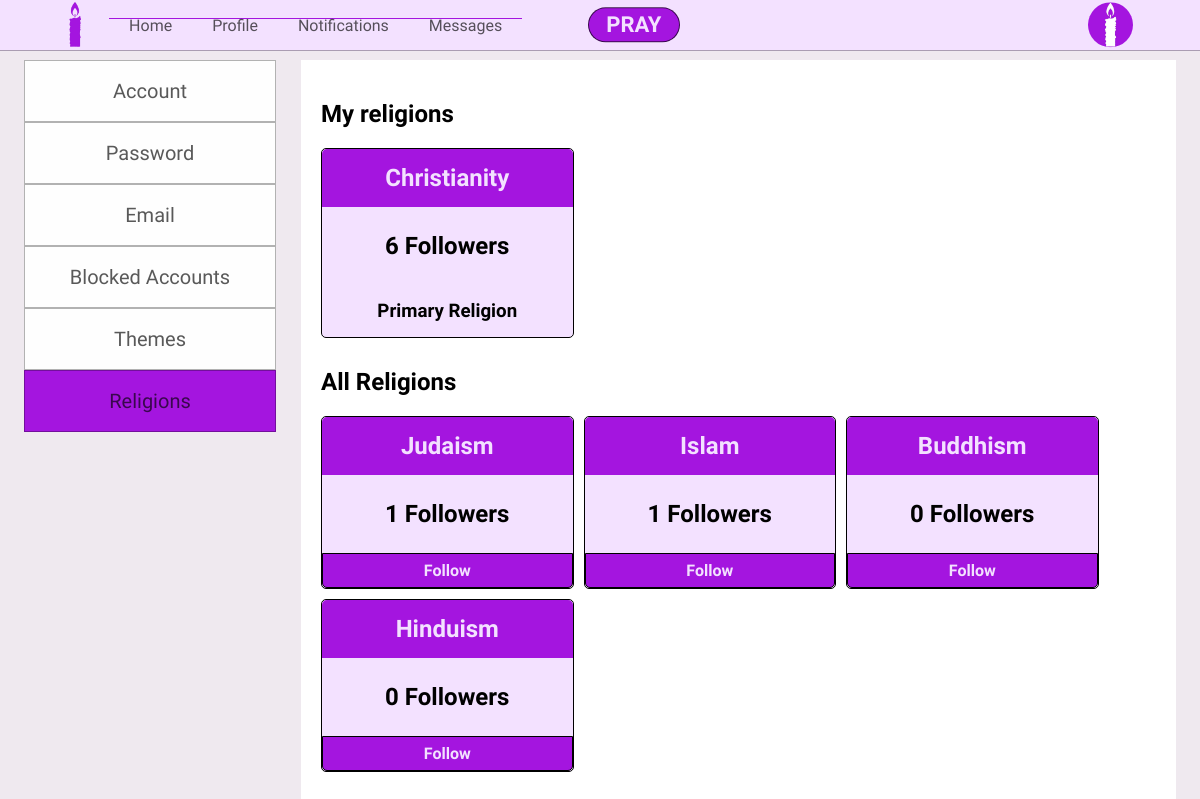
Page /settings-religions.php (signed in) on the earlier database version.
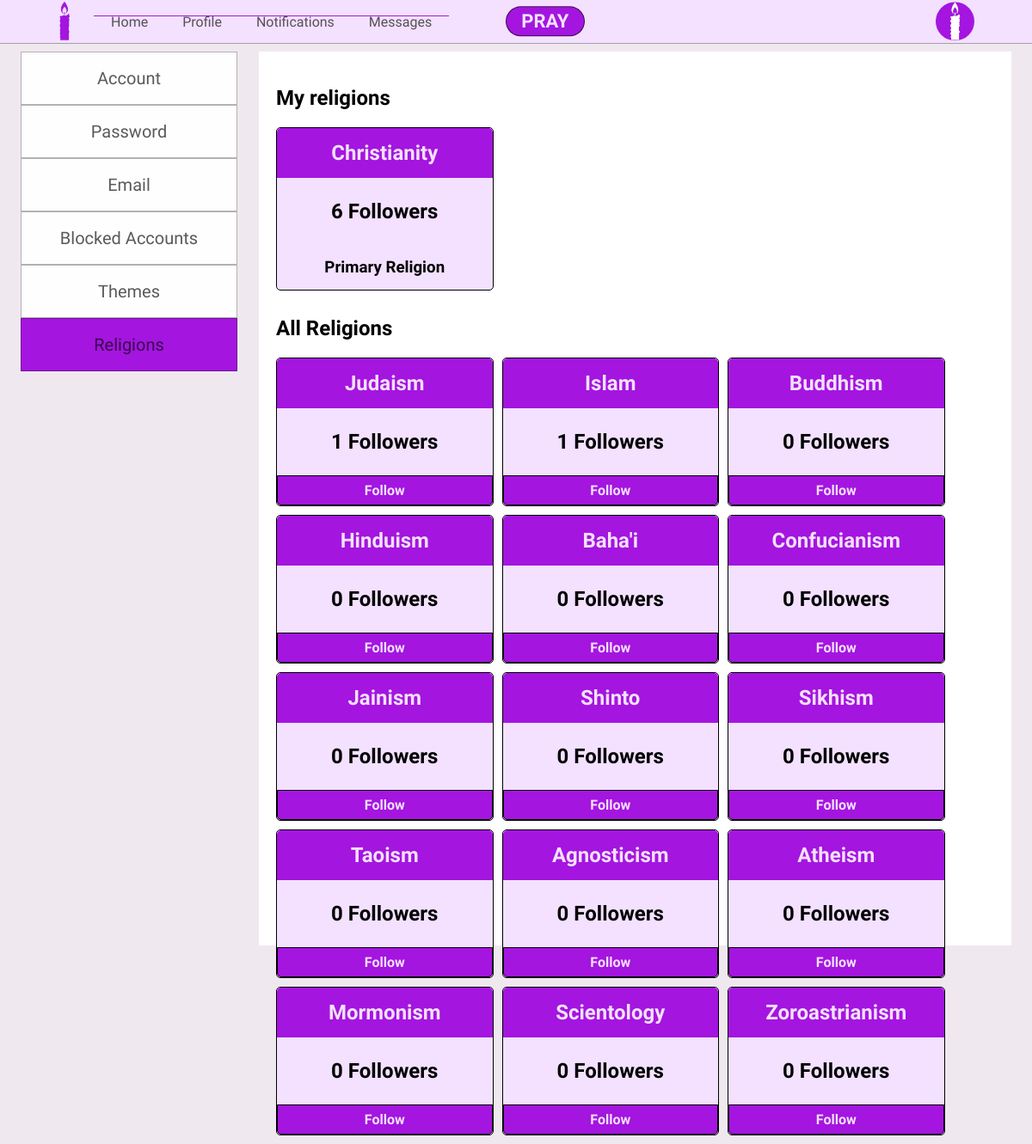
Same page on the later database version.
### tables this page shows
CREATE TABLE Users(
    userid INT(10) PRIMARY KEY AUTO_INCREMENT,
    fname VARCHAR(20),
    lname VARCHAR(20),
    username VARCHAR(12),
    user_password VARCHAR(15),
    bio TEXT,
    zipCode INT(10),
    Primary_religion INT(10),
    default_view VARCHAR(20),
    email VARCHAR(30),
    phone_number VARCHAR(15),
    pPicture VARCHAR(20),
    bPicture VARCHAR(20),
    dateLastMaint DATETIME DEFAULT CURRENT_TIMESTAMP,
    dateAdded DATETIME DEFAULT CURRENT_TIMESTAMP,
    CONSTRAINT FK_Users_Religions FOREIGN KEY (Primary_religion) REFERENCES Religions (relid)
);

CREATE TABLE Religions(
    relid INT(10) PRIMARY KEY AUTO_INCREMENT,
    religion_name VARCHAR(30),
    dateLastMaint DATETIME DEFAULT CURRENT_TIMESTAMP,
    dateAdded DATETIME DEFAULT CURRENT_TIMESTAMP
);

### config/functions.php (called while the page is built, shortened)
<?php
    function getRoot(){
        $root = ROOT_DIR;
        $root = str_replace("\\", "/", $root);
        $root = str_replace('/config', '',$root);
        $pageroot = getcwd() ."/";
        $pageroot = str_replace("\\", "/", $pageroot);
        $root = str_replace($root."/", '' , $pageroot);
        $root = preg_replace("#(/.*?).*?(/)#", '/../', "/".$root);
        $root = substr($root, 1);
        return $root;
    }
    function countFollowers($relid, $db){
        $query = "SELECT COUNT(userid) as num
                  FROM User_Religions
                  WHERE relid = '$relid'";
        $count = $db->fetchQuery($query);
        return $count[0]['num'];
    }
?>

### Database/mydb.php (called while the page is built, shortened)
<?php
Class mydb {
    protected $conn;
    Public function __construct($con){
        $this->conn = $con;
    }
    function FetchQuery($query){
        $arrayresult = [];
        if($queryresult = mysqli_query($this->conn, $query)){
            while ($row = mysqli_fetch_assoc($queryresult)){
                $arrayresult[] = $row;
            }
            return $arrayresult;
        }else{
            echo"</br></br></br>";
            die(mysqli_error($this->conn) ."</br>".$query);
        }
    }
}
?>

### config/permissions.php (called while the page is built, shortened)
<?php
    $id =  isset($id) ? $id : $_SESSION['userId'];
    $usersettings = isLoggedIn($id, $db);
    function isLoggedIn($id, $db){
        $SETTINGS['username'] = '';
        $SETTINGS['firstname'] = '';
        $SETTINGS['lastname'] = '';
        $SETTINGS['password'] = '';
        if($_SESSION['userId'] != ''){
            $userquery = "SELECT *
                          FROM USERS
                          WHERE userid = $id";
            $userresult = $db->FetchQuery($userquery);
            $SETTINGS['username'] = $userresult[0]['username'];
            $SETTINGS['firstname'] = $userresult[0]['fname'];
            $SETTINGS['lastname'] = $userresult[0]['lname'];
            $SETTINGS['password'] = $userresult[0]['user_password'];
            return $SETTINGS;
        }
    }
?>

### settings-religions.php (the view, shortened to what this page needs)
<?php
    include 'config/dbconfig.php';
    include 'config/permissions.php';
    include 'config/functions.php';
    include 'Classes/createheader.php';
    include 'Classes/createFooter.php';
    include 'Classes/createUserSettings.php';
    $menus = [
        [
            'name'=>'Home',
            'link'=>'index.php',
            'active'=>''
        ],
        [
            'name'=>'Profile',
            'link'=>'profile.php',
            'active'=>''
        ],
        [
            'name'=>'Notifications',
            'link'=>'notifications.php',
            'active'=>''
        ],
        [
            'name'=>'Messages',
            'link'=>'messages.php',
            'active'=>''
        ]
    ];
    $src[] = ["src"=>"js/userMenu.js", "type"=>"js"];
    $src[] = ["src"=>"js/jqueryinit.php","type"=>"php"];
    $css[] = ["src"=>"css/core.php","type"=>"css"];
    $title = "P.R.A.Y.";
    $header = new Header($db, $menus, $title, $css);
    $header->ShowUserMenu($id);
    $header->displayHeader();
    $settings = [
        [
            'name'=> 'Account',
            'link'=>'settings-account.php',
            'active'=>''
        ],
        [
            'name'=>'Password',
            'link'=>'settings-password.php',
            'active'=>''
        ],
        [
            'name'=>'Email',
            'link'=>'settings-email.php',
            'active'=>''
        ],
        [
            'name'=>'Blocked Accounts',
            'link'=>'settings-blocked.php',
            'active'=>''
        ],
        [
            'name'=>'Themes',
            'link'=>'settings-themes.php',
            'active'=>''
        ],
        [
            'name'=>'Religions',
            'link'=>'settings-religions.php',
            'active'=>'current'
        ]
    ];
    $usersettings = new UserSettings($db,$settings,$id);
    $myreligionsquery = "SELECT r.religion_name, r.relid
                         FROM USER_RELIGIONS ur, Religions r
                         WHERE ur.userid = '$id'
                         AND ur.relid = r.relid";
    $myreligions = $db->fetchQuery($myreligionsquery);
    $primaryreligionquery = "SELECT primary_Religion
                             FROM Users
                             WHERE userid = '$id'";
    $primaryreligion = $db->fetchQuery($primaryreligionquery);
    $prel = $primaryreligion[0]['primary_Religion'];
    $allreligionsquery = "SELECT DISTINCT r.religion_name, r.relid
                          FROM RELIGIONS r LEFT JOIN User_religions ur ON ur.relid = r.relid
                          WHERE r.relid <> 1
                          AND r.relid NOT IN (SELECT r.relid
                                          FROM Religions r, user_religions ur
                                          WHERE r.relid = ur.relid
                                          AND ur.userid = '$id')";
    $religions = $db->FetchQuery($allreligionsquery);
    ?>
<section class='index-body'>
    <?php $usersettings->displaySettings();?>
    <div class='settings-religions-body'>
        <h1>My religions</h1>
        <div class='my-religions'>
        <?php foreach($myreligions as $i){
            echo"<div class='religion-box'>
                <div class='religion-header'>
                <h1 class='religion-header-text header-white' >".$i['religion_name']."</h1>
                </div>
                <div class='addreligion-stats'>
                <h2 class='religion-header-text'>".countFollowers($i['relid'], $db)." Followers</h2>
                </div>
                <div class='religion-follow-action'>
                ";
                if($i['relid'] == $prel){
                    echo "<div>
                    <h3 class='religion-header-text'>Primary Religion</h3>
                    </div>";
                }
                echo"</div>
            </div>";
        }?>
        </div>
        <h1> All Religions </h1>
        <div class='all-religions'>
        <?php foreach($religions as $i){
            echo"<div class='religion-box'>
            <div class='religion-header header-white'>
            <h1 class='religion-header-text'>".$i['religion_name']."</h1>
            </div>
            <div class='addreligion-stats'>
            <h2 class='religion-header-text'>".countFollowers($i['relid'], $db)." Followers</h2>
            </div>
            <div class='religion-follow-action'>
            <form method='post' action='php/addReligion.php'>
            <button class='add-religion' value='".$i['relid']."' name='religion'>Follow</button>
            </form>
            </div>
        </div>";
        }?>
        </div>
    </div>
<?php
    $footer = new Footer($db,$src);
    $footer->buildFooter();
?>

### Classes/createheader.php (shortened to what this page needs)
<?php
    class Header{
        protected $db;
        protected $menus;
        protected $loggedIn;
        protected $userid;
        protected $title;
        protected $css;
        protected $profpic;
        Public function __construct($db,$menus,$title,$css){
            $this->db = $db;
            $this->menus = $menus;
            $this->title = $title;
            $this->css = $css;
        }
        function showUserMenu($id, $bool = 1){
            $this->loggedIn = $bool;
            $this->userid = $id;
            $this->getUserInfo();
        }
        function displayHeader(){
            $this->createTitle();
            if($this->loggedIn == 1){
                $this->createCompose();
            }
            echo "
                  <section class='header'>
                  <div class='header-box'>
                  <ul class='logo-box'>
                      <li class='logo-li'>
                          <a href='index.php'><img class='logo' src='".getRoot()."images/icons/favicon.png'></a>
                      </li>
                  </ul>
                  <ul class='header-link-box'>";
            foreach($this->menus as $i){
                echo "<li class='header-link ".$i['active']."'>
                        <a href='".$i['link']."'>".$i['name']."</a>
                      </li>";
            }
            echo "</ul>";
            if($this->loggedIn == 1){
                echo "
                <ul class='header-profile-pic'>
                    <li id='sort-compose'>
                        <div id='startprayer' onclick='ShowCompose()'>PRAY</div>
                    </li>
                    <li id='header-profile-pic-link' onclick='ShowMenu()'>
                        <img class='index-profile-pic' src='".getRoot()."images/Users/".$this->userid."/Profile/".$this->profpic."'>
                    </li>
                </ul>";
            }
            echo "</div></section>";
        }
        function createTitle(){
           echo "<html>
                    <head>
                        <title>".$this->title."</title>
                        <link rel='shortcut icon' href='images/icons/favicon.png'>
                        <meta name='viewport' content='width=device-width, initial-scale=1.0'>
                        <link href='https://fonts.googleapis.com/css?family=Work Sans' rel='stylesheet'>
                    </head>
                    <body>";
            $this->addcss();
        }
        function addcss(){
            foreach($this->css as $i){
                echo "<link rel='stylesheet' type='text/css' href='".$i["src"]."'>";
                continue;
            }
        }
        function createCompose(){
            $primaryrelquery = "SELECT u.primary_religion
                   FROM users u
                   WHERE u.userid = $this->userid";
            $primaryrelres = $this->db->fetchquery($primaryrelquery);
            $prel = $primaryrelres[0]['primary_religion'];
            $chosenreligion = isset($_SESSION['currel']) ? $_SESSION['currel'] : $prel;
            $curreligionquery = "SELECT r.religion_name, r.relid
                                FROM Religions r
                                WHERE r.relid = $chosenreligion";
            $curreligion = $this->db->fetchQuery($curreligionquery);
        }
        function getUserInfo(){
            $query = "SELECT * FROM USERS WHERE userid = '$this->userid'";
            $result = $this->db->fetchQuery($query);
            $this->profpic = $result[0]['pPicture'];
        }
    }
?>

### Classes/createUserSettings.php (shortened to what this page needs)
<?php
    class UserSettings{
        protected $menus;
        Public function __construct($db,$menus,$userid){
            $this->menus = $menus;
        }
        function displaySettings(){
            echo "<ul class='usersettings-box'>";
            foreach($this->menus as $i){
                echo "<li class='settings-link ".$i['active']."'>
                    <a href='".$i['link']."'>".$i['name']."</a>
                </li>";
            }
            echo '</ul>';
        }
    }
?>

### Classes/createFooter.php (shortened to what this page needs)
<?php
    class Footer{
        protected $files;
        Public function __construct($db,$files){
            $this->files = $files;
        }
        function buildFooter(){
            echo "</body></html>";
            foreach($this->files as $i){
                if($i["type"] == "php"){
                    continue;
                }
                if($i["type"] == "js"){
                    continue;
                }
                return $i["type"]." is not a valid type";
            }
        }
    }
?>

Differences in the rows shown:
added religions: religion_name "Baha'i", relid "0", $i['relid'] 7 (drawn), shown under "All Religions"
added religions: religion_name "Confucianism", relid "0", $i['relid'] 8 (drawn), shown under "All Religions"
added religions: religion_name "Jainism", relid "0", $i['relid'] 9 (drawn), shown under "All Religions"
added religions: religion_name "Shinto", relid "0", $i['relid'] 10 (drawn), shown under "All Religions"
added religions: religion_name "Sikhism", relid "0", $i['relid'] 11 (drawn), shown under "All Religions"
added religions: religion_name "Taoism", relid "0", $i['relid'] 12 (drawn), shown under "All Religions"
added religions: religion_name "Agnosticism", relid "0", $i['relid'] 13 (drawn), shown under "All Religions"
added religions: religion_name "Atheism", relid "0", $i['relid'] 14 (drawn), shown under "All Religions"
added religions: religion_name "Mormonism", relid "0", $i['relid'] 15 (drawn), shown under "All Religions"
added religions: religion_name "Scientology", relid "0", $i['relid'] 16 (drawn), shown under "All Religions"
added religions: religion_name "Zoroastrianism", relid "0", $i['relid'] 17 (drawn), shown under "All Religions"
